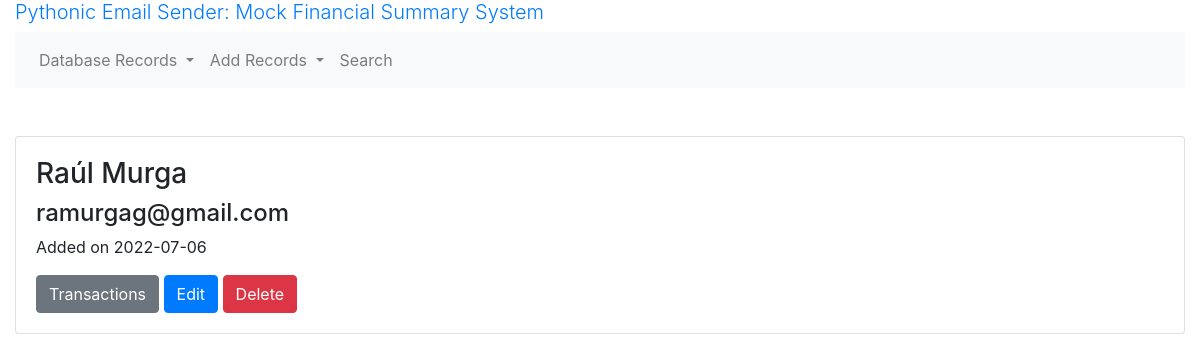
/users, run on an earlier commit of the app's database.
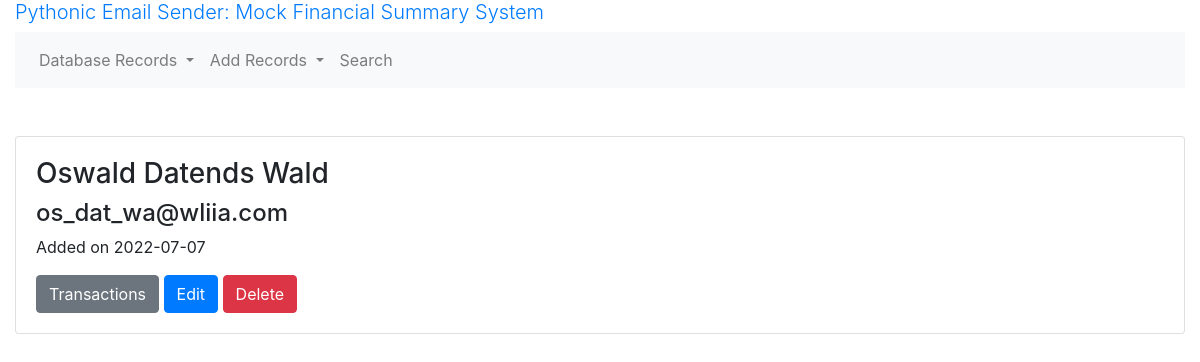
And on a later commit of the database.
### models.py (models this page shows, shortened)
class User(db.Model):
    __tablename__ = 'user'
    id = db.Column(db.Integer, primary_key=True)
    created_at = db.Column(db.Date, nullable = False, default=datetime.utcnow())
    name = db.Column(db.String(255), nullable = False)
    lastname = db.Column(db.String(255), nullable = False)
    email = db.Column(db.String(255), nullable = False)
    transactions = db.relationship('Transaction', back_populates='user', cascade="all,delete")# one2many

### routes.py (the view)
@app.route('/users')
def users():
    users = models.User.query.all()
    return render_template('users.html', users=users)

### templates/users.html
{% extends "base.html" %}
{% block main %}
  {% for user in users %}
    <div class="card">
      <div class="card-body">
        <h3>{{ user.name }} {{ user.lastname }}</h3>
        <h4> {{ user.email }}</h4>
        <p>Added on {{ user.created_at }}</p>
        <a href="" class="btn btn-secondary">Transactions</a>
        <a href="{{ url_for('edit_user', user_id=user.id) }}" class="btn btn-primary">Edit</a>
        <a href="{{ url_for('delete_user', user_id=user.id) }}" class="btn btn-danger">Delete</a>
      </div>
    </div>
  {% endfor %}
{% endblock %}

### templates/base.html (shortened to what this page needs)
<!doctype html>
<html lang="en">
  <head>
    <link rel="stylesheet" href="https://maxcdn.bootstrapcdn.com/bootstrap/4.0.0/css/bootstrap.min.css">
  </head>
  <body>
    <div class="container-fluid">
      <h1 class="lead">
        <a href="{{ url_for('base') }}">Pythonic Email Sender: Mock Financial Summary System</a>
      </h1>
      <nav class="navbar navbar-expand-lg navbar-light bg-light">
        <ul class="navbar-nav">
          <li class="nav-item dropdown">
            <a class="nav-link dropdown-toggle" href="#" id="navbarDropdown" role="button" data-toggle="dropdown" aria-haspopup="true" aria-expanded="false">
              Database Records
            </a>
          </li>
          <li class="nav-item dropdown">
            <a class="nav-link dropdown-toggle" href="#" id="navbarDropdown" role="button" data-toggle="dropdown" aria-haspopup="true" aria-expanded="false">
              Add Records
            </a>
          </li>
          <li class="nav-item"><a href="" class="nav-link">Search</a></li>
        </ul>
      </nav>
      <br>
      <br>
      {% block main %}{% endblock %}
    </div>
  </body>
</html>

What changed in the data, as far as the page shows it:
removed User: name "Raúl", lastname "Murga", email "ramurgag@gmail.com", created_at "2022-07-06"
added User: name "Oswald", lastname "Datends Wald", email "os_dat_wa@wliia.com", created_at "2022-07-07"
